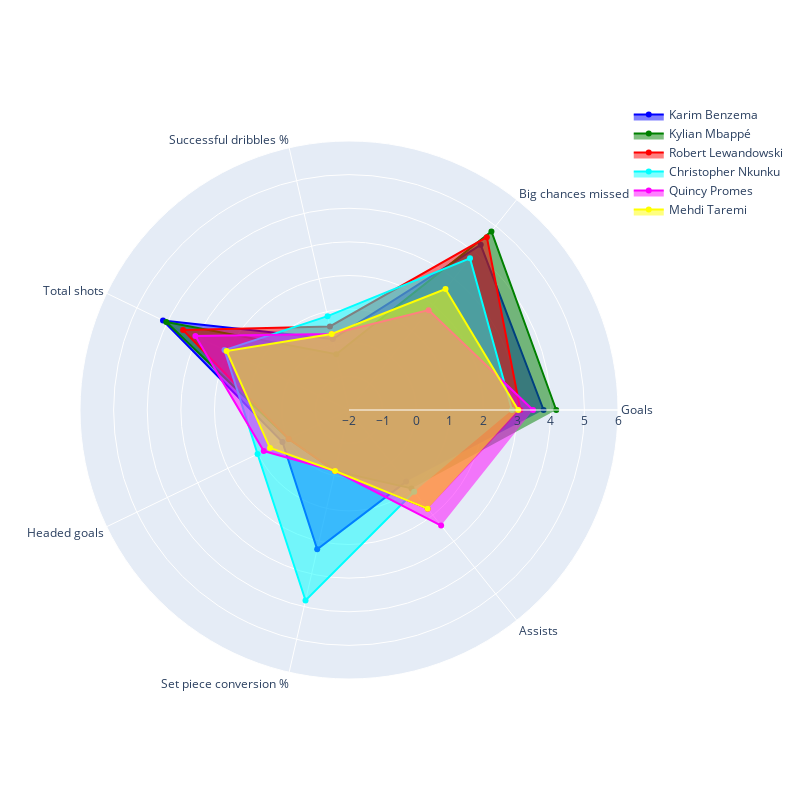

Here is the notebook cell this chart was saved with:
### Code cell
buscar_jugadores_similares('karim benzema', caracteristicas_grafico)

### Figure 1 — Plotly figure (JSON) as saved in the notebook; plotly's stock layout.template omitted (floating-point values rounded to 4 significant figures)
{"data": [{"fill": "toself", "line": {"color": "blue"}, "name": "Karim Benzema", "r": [3.786, 4.282, 0.1649, 4.139, 0.1963, 2.251, 0.7245], "theta": ["Goals", "Big chances missed", "Successful dribbles %", "Total shots", "Headed goals", "Set piece conversion %", "Assists"], "type": "scatterpolar"}, {"fill": "toself", "line": {"color": "green"}, "name": "Kylian Mbappé", "r": [4.163, 4.794, -0.2974, 4.031, -0.009258, -0.139, 0.9813], "theta": ["Goals", "Big chances missed", "Successful dribbles %", "Total shots", "Headed goals", "Set piece conversion %", "Assists"], "type": "scatterpolar"}, {"fill": "toself", "line": {"color": "red"}, "name": "Robert Lewandowski", "r": [3.096, 4.574, 0.548, 3.476, -0.009258, -0.139, 1.752], "theta": ["Goals", "Big chances missed", "Successful dribbles %", "Total shots", "Headed goals", "Set piece conversion %", "Assists"], "type": "scatterpolar"}, {"fill": "toself", "line": {"color": "cyan"}, "name": "Christopher Nkunku", "r": [2.845, 3.771, 0.8629, 2.11, 1.018, 3.81, 1.11], "theta": ["Goals", "Big chances missed", "Successful dribbles %", "Total shots", "Headed goals", "Set piece conversion %", "Assists"], "type": "scatterpolar"}, {"fill": "toself", "line": {"color": "magenta"}, "name": "Quincy Promes", "r": [3.473, 1.799, 0.3181, 3.07, 0.8129, -0.139, 2.394], "theta": ["Goals", "Big chances missed", "Successful dribbles %", "Total shots", "Headed goals", "Set piece conversion %", "Assists"], "type": "scatterpolar"}, {"fill": "toself", "line": {"color": "yellow"}, "name": "Mehdi Taremi", "r": [3.034, 2.602, 0.3181, 2.042, 0.6074, -0.139, 1.752], "theta": ["Goals", "Big chances missed", "Successful dribbles %", "Total shots", "Headed goals", "Set piece conversion %", "Assists"], "type": "scatterpolar"}], "layout": {"autosize": false, "height": 800, "polar": {"radialaxis": {"range": [-2, 6], "visible": true}}, "showlegend": true, "width": 800}}
